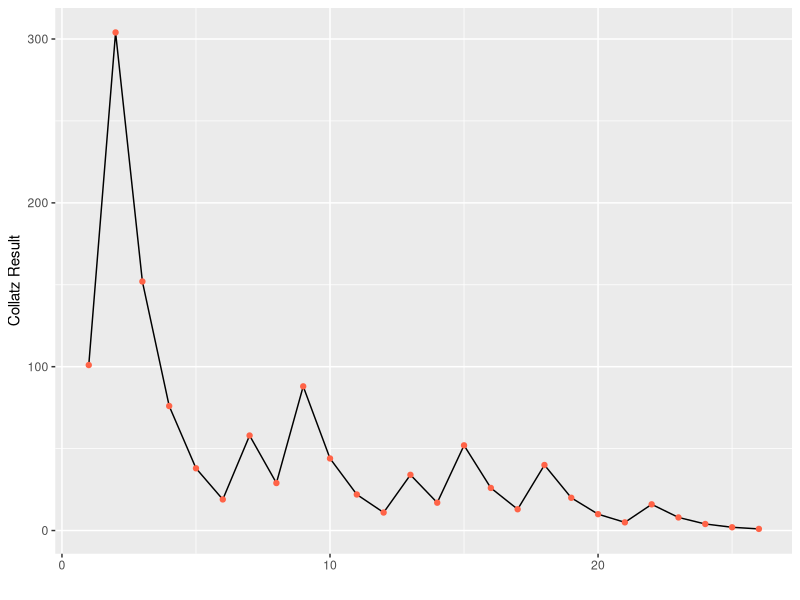

Generate this figure with R:
## ---- chunk 1
knitr::opts_chunk$set(echo = TRUE)
library(tidyverse)
## ---- chunk 2
n <- 101

collatz <- function(n) {
  if (n%%2 == 0) { # is n even?
    n / 2 
  } else {
    (3 * n) + 1
  }
}
## ---- chunk 3
result <- c(n)

while (n != 1) {
  n <- collatz(n)
  result <- c(result, n)
}
result
## ---- chunk 4
# result as a tibble
x_axis <- 1:length(result)
plot_data <- tibble(x_axis, result)

ggplot(plot_data, aes(x = x_axis, y = result)) +
  geom_line() +
  geom_point(color = "tomato") +
  labs(x = "", y = "Collatz Result")
